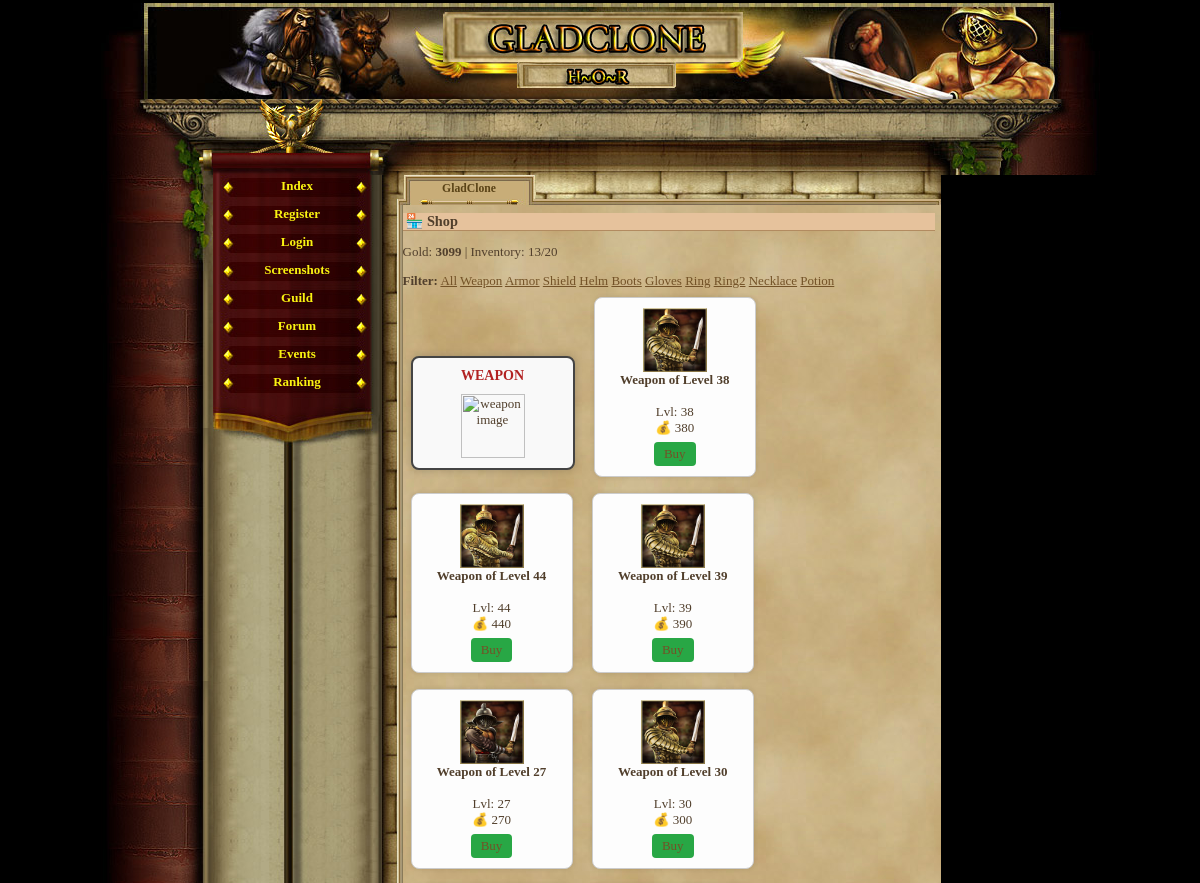
Page /shop.php?type=weapon (signed in, upper part) on the earlier database version.
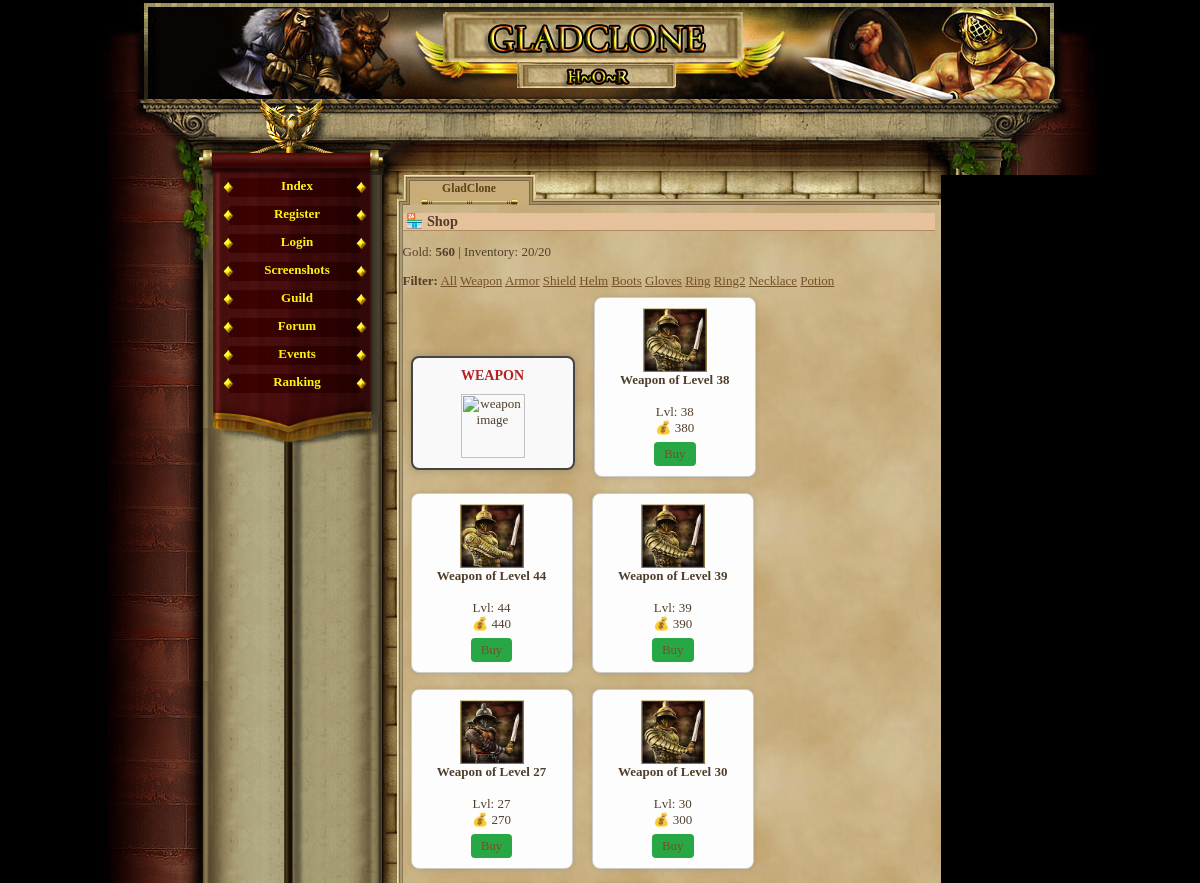
Same page on the later database version.
### tables this page shows
CREATE TABLE `gracze` (
  `id` int(11) NOT NULL AUTO_INCREMENT,
  `gracz` int(11) NOT NULL DEFAULT '0',
  `login` varchar(24) NOT NULL,
  `haslo` varchar(40) NOT NULL,
  `email` varchar(40) NOT NULL,
  `plec` tinyint(4) NOT NULL DEFAULT '0',
  `avatar` tinyint(4) NOT NULL DEFAULT '1',
  `pregunta` text NOT NULL,
  `respuesta` text NOT NULL,
  `rank` int(1) NOT NULL DEFAULT '1',
  `nivel` int(1) NOT NULL DEFAULT '1',
  `exp` int(1) NOT NULL DEFAULT '0',
  `exp_max` int(1) NOT NULL DEFAULT '10',
  `honor` int(1) NOT NULL DEFAULT '0',
  `fama` int(1) NOT NULL DEFAULT '0',
  `victorias` int(1) NOT NULL DEFAULT '0',
  `perdidas` int(1) NOT NULL DEFAULT '0',
  `oro_robado` int(1) NOT NULL DEFAULT '0',
  `oro_perdido` int(1) NOT NULL DEFAULT '0',
  `atak` int(5) NOT NULL DEFAULT '0',
  `obrona` int(3) NOT NULL DEFAULT '0',
  `sila` int(1) NOT NULL DEFAULT '5',
  `sila_i` int(1) NOT NULL DEFAULT '0',
  `sila_max` int(1) NOT NULL DEFAULT '10',
  `zrecznosc` int(1) NOT NULL DEFAULT '5',
  `zrecznosc_i` int(1) NOT NULL DEFAULT '0',
  `zrecznosc_max` int(1) NOT NULL DEFAULT '10',
  `wyrzymalosc` int(1) NOT NULL DEFAULT '5',
  `wyrzymalosc_i` int(1) NOT NULL DEFAULT '0',
  `wyrzymalosc_max` int(1) NOT NULL DEFAULT '10',
  `constitucion` int(1) NOT NULL DEFAULT '5',
  `constitucion_i` int(1) NOT NULL DEFAULT '0',
  `constitucion_max` int(1) NOT NULL DEFAULT '10',
  `carisma` int(1) NOT NULL DEFAULT '5',
  `carisma_i` int(1) NOT NULL DEFAULT '0',
  `carisma_max` int(1) NOT NULL DEFAULT '10',
  `inteligencja` int(1) NOT NULL DEFAULT '5',
  `inteligencja_i` int(1) NOT NULL DEFAULT '0',
  `inteligencja_max` int(1) NOT NULL DEFAULT '10',
  `mdchance` int(1) NOT NULL DEFAULT '0',
  `dhchance` int(1) NOT NULL DEFAULT '0',
  `ctchance` int(1) NOT NULL DEFAULT '0',
  `zycie` int(100) NOT NULL DEFAULT '100',
  `zycie_max` int(100) NOT NULL DEFAULT '100',
  `obrazenia_min` int(1) NOT NULL DEFAULT '0',
  `obrazenia_max` int(3) NOT NULL DEFAULT '2',
  `zloto` int(100) NOT NULL DEFAULT '150',
  `zloto_skarbiec` int(11) NOT NULL,
  `punkty` int(11) NOT NULL,
  `pracuje` int(11) NOT NULL,
  `ostatnia_walka_pvp` int(11) NOT NULL,
  `ostatnia_walka_pvc` int(11) NOT NULL,
  `ostatnio_zregenerowano` int(11) NOT NULL,
  `titulo` varchar(24) NOT NULL DEFAULT 'Newbie',
  `arena_level` int(11) NOT NULL,
  `rubies` int(11) NOT NULL DEFAULT '0',
  `centurion_time` int(11) NOT NULL,
  `reportes` int(1) NOT NULL DEFAULT '0',
  `mensajes` int(1) NOT NULL DEFAULT '0',
  `noticias` int(1) NOT NULL DEFAULT '0',
  `bendicion1_type` int(11) NOT NULL,
  `bendicion1_time` int(11) NOT NULL,
  `bendicion2_type` int(11) NOT NULL,
  `bendicion2_time` int(11) NOT NULL,
  `bendicion3_type` int(11) NOT NULL,
  `bendicion3_time` int(11) NOT NULL,
  `bendicion4_type` int(11) NOT NULL,
  `bendicion4_time` int(11) NOT NULL,
  `ostatnia_aktywnosc` int(11) NOT NULL DEFAULT '0',
  `username_locked` tinyint(1) NOT NULL DEFAULT '0',
  `lock_login` tinyint(1) NOT NULL DEFAULT '0',
  PRIMARY KEY (`id`),
  UNIQUE KEY `login` (`login`)
);

### shop.php (the view, shortened to what this page needs)
<?php
require_once('var/ustawienia.php');
require_once('gora_strony.php');
require_once('menu_l.php');
$player_id = $_SESSION['id'];
$player = $conn->query("SELECT nivel, zloto FROM gracze WHERE id = $player_id")->fetch_assoc();
$level = $player['nivel'];
$gold = $player['zloto'];
$inv_count = $conn->query("SELECT COUNT(*) AS total FROM player_items WHERE player_id = $player_id")->fetch_assoc()['total'];
$item_types = ['weapon', 'armor', 'shield', 'helm', 'boots', 'gloves', 'ring', 'ring2', 'necklace', 'potion',];
$selected_type = $_GET['type'] ?? 'all';
$where = "level_required <= $level";
if ($selected_type !== 'all' && in_array($selected_type, $item_types)) {
    $where .= " AND (slot = '$selected_type' OR type = '$selected_type')";
}
$shop_items = $conn->query("SELECT * FROM items WHERE $where ORDER BY RAND() LIMIT 20");
?>
<h2>🏪 Shop</h2>
<p>Gold: <strong><?= $gold ?></strong> | Inventory: <?= $inv_count ?>/20</p>
<div>
    <strong>Filter:</strong>
    <a href="shop.php?type=all">All</a>
    <?php foreach ($item_types as $type): ?>
        <a href="shop.php?type=<?= $type ?>"><?= ucfirst($type) ?></a>
    <?php endforeach; ?>
</div>
<?php
$shop_images = [
    'weapon'    => '0_1.png',
    'armor'     => '0_2.png',
    'shield'    => '0_3.png',
    'helm'      => '0_4.png',
    'boots'     => '0_5.png',
    'gloves'    => '0_6.png',
    'ring'      => '1_1.png',
    'ring2'     => '1_2.png',
    'necklace'  => '1_3.png',
    'potion'    => '1_4.png'
];
if (array_key_exists($selected_type, $shop_images)): ?>
    <div class="item-box special-weapon">
        <div class="item-label"><?= ucfirst($selected_type) ?></div>
        <img src="images/shop/<?= $shop_images[$selected_type] ?>" alt="<?= $selected_type ?> image" />
    </div>
<?php endif; ?>
<?php while ($item = $shop_items->fetch_assoc()): ?>
    <div class="item-box">
        <img src="items/<?= htmlspecialchars($item['image']) ?>" alt="<?= htmlspecialchars($item['name']) ?>"><br>
        <strong><?= htmlspecialchars($item['name']) ?></strong><br>
        <small><?= htmlspecialchars($item['description']) ?></small><br>
        Lvl: <?= $item['level_required'] ?><br>
        💰 <?= $item['value'] ?><br>
        <a class="buy-btn" href="shop.php?buy=<?= $item['id'] ?>&type=<?= urlencode($selected_type) ?>">Buy</a>
    </div>
<?php endwhile; ?>
<br><a href="index.php">← Back to Dashboard</a>

Differences in the rows shown:
changed gracze: zloto "3099" → "560"
Other differences:
$inv_count: "13" → "20"
